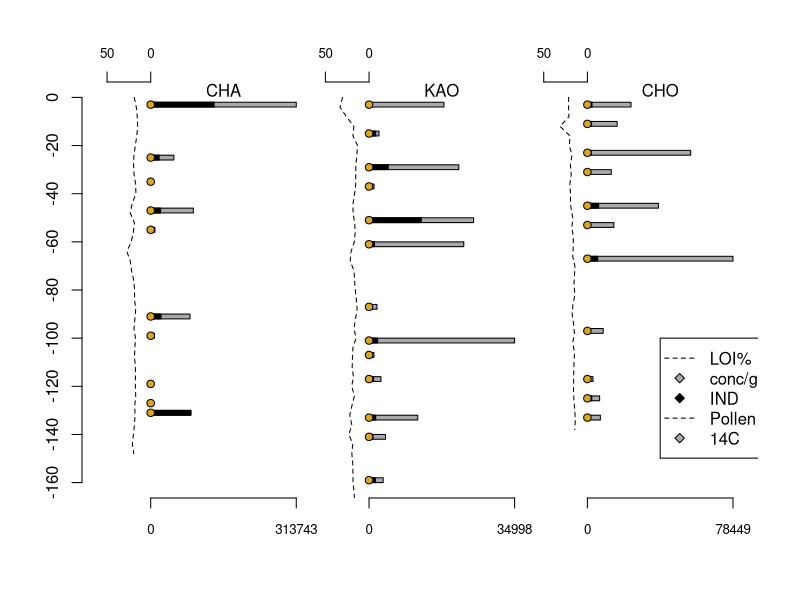

Recreate this plot in R.
###Basic plotting of Gamo Results for SAA Poster

#Necessary Functions

plottR=function(x,y,
                percent=TRUE,
                spacing=5,
                min_LYCO=0,
                min_PHYT=0,
                min_POL=0,
                scale_exclude=FALSE,
                stacked=FALSE,
                set_windows=FALSE,
                window_size=100,
                stem_labels=NA,
                exclude_columns=NA,
                exclude_size=25,
                #exclude=NA, #Let's lose the "exclude" command, include "independent" plotting?
                plot_boxes=TRUE,
                box_width=5,
                pl_colors=0,
                sample_lines=FALSE,
                by_depth=TRUE,
                plot_title=NA,
                point_limit=1,
                log_concentrations=FALSE,
                manual_range=FALSE,
                min_y=0,
                max_y=100,
                label_buffer=75,
                label_anchor=5,
                plot_zones=FALSE,
                clust=NA,
                n_groups=3,
                zone_labels=NA
                #aspct_ratio=
)
{ 
  if(class(stem_labels)=="character"){
    taxa=stem_labels
  } else {
    taxa=colnames(x)
  }
  
  
  if(percent==TRUE){ #Path for calculating percents rather than raw values ###CALCULATING PERCENTS IS STUPID
    
    #Scan for values to exclude
    LYCO_n=y$LYCO_n
    x=x[LYCO_n>min_LYCO,]
    
    if(by_depth==FALSE){
      all_sample_depths=y$cal_BP
      cut_sample_depths=all_sample_depths[LYCO_n<=min_LYCO]
      use_sample_depths=all_sample_depths[LYCO_n>min_LYCO]
    } else {
      all_sample_depths=y$depth
      cut_sample_depths=all_sample_depths[LYCO_n<=min_LYCO]
      use_sample_depths=all_sample_depths[LYCO_n>min_LYCO]
    }
    
    
    #Need maximum widths of each type
    #taxa=colnames(x) - testing something here
    x[is.na(x)] = 0
    x_max=apply(x,2,max)
    
    if(scale_exclude==TRUE){ #We're dropping in spaces for the appended data
      x_max[(length(x_max)-(length(exclude_columns)-1)):length(x_max)]=exclude_size
    }
    
    windows=ceiling(x_max) #Each morphotype gets a "window" set just above its max value.
    
    anchors=vector("numeric",length=length(windows))
    for(i in 1:length(anchors)){
      if(i==1){
        anchors[i]=0
      } else {
        anchors[i]=sum(windows[1:(i-1)])+(spacing*(i-1))
      }
    }
    
    plot_width=sum(windows)+(spacing*(length(windows)-1)) #Total width for the plot in percent.
    
    if(by_depth==TRUE){ #Fork here to plot by date
      y_var=y$depth[LYCO_n>min_LYCO]
    } else {
      y_var=y$cal_BP[LYCO_n>min_LYCO] #First crack at adding dates... 3.6.2024-CAK
    } #this is where you would add dates if applicable
    
    #Break here to add if statement to manage y axis plotting.
    if(manual_range==FALSE){
      plot(0,0,xlim=c(0-(plot_width*0.05),plot_width),ylim=c(max(y_var)*-1,label_buffer),pch=NA,ann=FALSE,axes=FALSE) 
      #Do we need divergent paths for plotting by date or depth?
    } else {
      plot(0,0,xlim=c(0-(plot_width*0.05),plot_width),ylim=c(max_y*-1,(min_y+label_buffer)),pch=NA,ann=FALSE,axes=FALSE)
    }
    ### Plotting uses manual manipulation of the upper part of the y axis to create space for labels. This needs to be managed as a %. 
    
    if(is.character(plot_title)==TRUE){
      title(main=plot_title)
    }
    
    #if(plot_zones==TRUE){ #adjusting anchors and taxa list for zone title
    #  anchors=c(0-(plot_width*0.049),anchors)
    #  taxa = c("zones",taxa)
    #}
    
    text(anchors,label_anchor,labels=taxa,srt=45,adj=c(0,0),cex=0.75)
    #This is where we break it for mannual_range
    if(manual_range==FALSE){
      axis(2,seq(max(y_var)*-1,0,5),las=1,labels=seq(max(y_var),0,-5),cex.axis=0.75)
    } else {
      axis(2,seq(max_y*-1,min_y*-1,max_y*0.05),las=1,labels=seq(max_y,min_y,max_y*-0.05),cex.axis=0.75)
    }
    
    
    for(i in 1:ncol(x)){ #Loop for plotting data by columns, note that everything that's submitted gets plotted, "exclude" only refers to % calculation
      top_pts=c(rep(anchors[i],2))
      btm_pts=c(0,max(y_var)*-1)
      #print(c(top_pts,btm_pts)) #Testing if this was working, if there's problems, try turning this on.
      #Forking here to manage drawing stems
      if(manual_range==TRUE){
        btm_pts=c(min_y,max_y)*-1
      }
      lines(top_pts,btm_pts)
      
      if(plot_boxes==TRUE){ #Splitting path here to focus on plotting boxes, can incorporate polygons later...
        if(scale_exclude==TRUE){
          if(i<ncol(x)-(length(exclude_columns)-1)){
            for(ii in 1:nrow(x)){
              if(x[ii,i]>point_limit){
                box_x=c(0,0,x[ii,i],x[ii,i])+anchors[i]
                box_y=c(y_var[ii],y_var[ii]+box_width,y_var[ii]+box_width,y_var[ii])*-1
                #polygon(box_x,box_y,col="black")
                polygon(box_x,box_y,col=pl_colors[i])
              } else {
                pch_val=21
                pch_val[x[ii,i]==0]=NA
                points(x[ii,i]+anchors[i],(y_var[ii]+(box_width*0.5))*-1,pch=pch_val,bg="black",cex=0.5)
              }
              
            }
          } else {
            box_mx=max(x[,i],na.rm=TRUE)
            box_pr=x[,i]/box_mx
            box_points=box_pr*exclude_size
            for(ii in 1:nrow(x)){
              box_x=c(0,0,box_points[ii],box_points[ii])+anchors[i]
              box_y=c(y_var[ii],y_var[ii]+box_width,y_var[ii]+box_width,y_var[ii])*-1
              #polygon(box_x,box_y,col="black")
              polygon(box_x,box_y,col=pl_colors[i])
            }
          }
        } else {
          for(ii in 1:nrow(x)){
            if(x[ii,i]>point_limit){
              box_x=c(0,0,x[ii,i],x[ii,i])+anchors[i]
              box_y=c(y_var[ii],y_var[ii]+box_width,y_var[ii]+box_width,y_var[ii])*-1
              #polygon(box_x,box_y,col="black")
              polygon(box_x,box_y,col=pl_colors[i])
            } else {
              pch_val=21
              pch_val[x[ii,i]==0]=NA
              points(x[ii,i]+anchors[i],(y_var[ii]+(box_width*0.5))*-1,pch=pch_val,bg="black",cex=0.5)
            }
            
          }
        }
        
        
        
      } else { #This is where we do polygons
        
        if(scale_exclude==TRUE){
          if(i<ncol(x)-(length(exclude_columns)-1)){
            
            x_points = c(x[,i],rep(0,length(x[,i])))+anchors[i]
            y_points = c(y_var,rev(y_var))*-1
            polygon(x_points,y_points, col=pl_colors[i])
            
            for(ii in 1:nrow(x)){
              if(x[ii,i]>point_limit){
                if(sample_lines==TRUE){
                  lines(c(0,x[ii,i])+anchors[i],c(y_var[ii],y_var[ii])*-1)
                }
                #box_x=c(0,0,x[ii,i],x[ii,i])+anchors[i]
                #box_y=c(y_var[ii],y_var[ii]+box_width,y_var[ii]+box_width,y_var[ii])*-1
                #polygon(box_x,box_y,col="black")
                #polygon(box_x,box_y,col=pl_colors[i])
              } else {
                pch_val=21
                pch_val[x[ii,i]==0]=NA
                points(x[ii,i]+anchors[i],(y_var[ii]+(box_width*0.5))*-1,pch=pch_val,bg="black",cex=0.5)
              }
              
            }
          } else {
            box_mx=max(x[,i],na.rm=TRUE)
            box_pr=x[,i]/box_mx
            box_points=box_pr*exclude_size
            
            x_points = c(box_points,rep(0,length(box_points)))+anchors[i]
            y_points = c(y_var,rev(y_var))*-1
            #x_points=c(box_points,rep(0,length(box_points)))
            #y_points=c(y_var,rev(y_var))
            
            polygon(x_points,y_points,col=pl_colors[i])
            
            for(ii in 1:nrow(x)){
              #box_x=c(0,0,box_points[ii],box_points[ii])+anchors[i]
              #box_y=c(y_var[ii],y_var[ii]+box_width,y_var[ii]+box_width,y_var[ii])*-1
              #polygon(box_x,box_y,col="black")
              #polygon(box_x,box_y,col=pl_colors[i])
            }
          }
        } else {
          
          x_points = c(x[,i],rep(0,length(x[,i])))+anchors[i]
          y_points = c(y_var,rev(y_var))*-1
          polygon(x_points,y_points, col=pl_colors[i])
          
          for(ii in 1:nrow(x)){
            if(x[ii,i]>point_limit){
              if(sample_lines==TRUE){
                lines(c(0,x[ii,i])+anchors[i],c(y_var[ii],y_var[ii])*-1)
              }
              #box_x=c(0,0,x[ii,i],x[ii,i])+anchors[i]
              #box_y=c(y_var[ii],y_var[ii]+box_width,y_var[ii]+box_width,y_var[ii])*-1
              #polygon(box_x,box_y,col="black")
              #polygon(box_x,box_y,col=pl_colors[i])
            } else {
              pch_val=21
              pch_val[x[ii,i]==0]=NA
              points(x[ii,i]+anchors[i],(y_var[ii]+(box_width*0.5))*-1,pch=pch_val,bg="black",cex=0.5)
            }
            
          }
        }
        
        
        
      }
      
      if(i<ncol(x)-(length(exclude_columns)-1)){
        axis(1,at=c(anchors[i],anchors[i]+windows[i]),labels=c(NA,windows[i]),cex.axis=0.75)
      } else {
        axis(1,at=c(anchors[i],anchors[i]+windows[i]),labels=c(NA,ceiling(max(x[,i],na.rm=TRUE))),cex.axis=0.75)
      }
      
      #HOLD POINT FOR ZONES
      
    } #Closing column plotting loop.
    
    if(plot_zones==TRUE){ ###Adding zones to plots, supply a chclust object and n groups.
      clusters = cutree(clust, k = n_groups)
      text_anchors=vector("numeric",length = length(n_groups))
      text(0-(plot_width*0.04),label_anchor,labels="zones",srt=45,adj=c(0,0),cex=0.75) #adding zone label
      if(class(zone_labels)=="character"){
        
      } 
      else {
        zone_labels=as.character(c(1:n_groups))
      }
      for(j in 2:n_groups){ #Now we find lines between the major groups. Can append this to the cluster building.
        xj = max(y_var[clusters == j-1])*-1
        yj = min(y_var[clusters == j])*-1
        b = (xj + (yj - xj)/2)
        lines(c(0-(plot_width*0.05),plot_width), c(b, b), lty = 3)
        text_anchors[j]=b
      }
      for(k in 1:n_groups){
        if(k!=n_groups){
          text(0-(plot_width*0.03),text_anchors[k+1]+((text_anchors[k]-text_anchors[k+1])/2),zone_labels[k],cex=0.6,adj=c(1,0))
        } else {
          text(0-(plot_width*0.03),text_anchors[k]-((text_anchors[k]+max_y)/2),zone_labels[k],cex=0.6,adj=c(1,0))
        }
        
      }
    } else {}
    
    points(-rep(spacing,length(use_sample_depths)),(use_sample_depths*-1)-(box_width*0.5),pch=21,cex=0.5)
    points(-rep(spacing,length(cut_sample_depths)),(cut_sample_depths*-1)-(box_width*0.5),pch=4,cex=0.5)
    
  } else { #Closing percent calculation path, this is where raw value plots would begin.
    
    #if(stacked==TRUE & summarize_taxa==TRUE){ #Building out loop to handle summarizing results by taxa groups.
    
    #We need summarized results for select samples (thresholds for sample size and lycopodium?), then we plot as points or boxes?
    
    #} #Closing out summarizing by group plots.
    
    if(stacked==TRUE & set_windows==TRUE){ #Opening section for plotting stacked results with even windows.
      
      if(log_concentrations==TRUE){
        conc_finder=grep("conc",colnames(x))
        for(i in 1:length(conc_finder)){
          x[,conc_finder[i]]=log(x[,conc_finder[i]])
        }
      }
      
      LYCO_n=y$LYCO_n
      
      all_sample_depths=y$depth
      cut_sample_depths=all_sample_depths[LYCO_n<=min_LYCO]
      use_sample_depths=all_sample_depths[LYCO_n>min_LYCO]
      
      x=x[LYCO_n>min_LYCO,]
      y=y[LYCO_n>min_LYCO,]
      #taxa=colnames(x)
      x_max=apply(x,2,max)
      
      if(scale_exclude==TRUE){ #We're dropping in spaces for the appended data
        x_max[(length(x_max)-(length(exclude_columns)-1)):length(x_max)]=exclude_size
      }
      
      windows=rep(window_size,ncol(x)/2) #Each morphotype gets a "window" set just above its max value.
      
      anchors=vector("numeric",length=length(windows))
      for(i in 1:length(anchors)){
        if(i==1){
          anchors[i]=0
        } else {
          anchors[i]=sum(windows[1:(i-1)])+(spacing*(i-1))
        }
      }
      
      plot_width=sum(windows)+(spacing*(length(windows)-1)) #Total width for the plot in percent.
      
      if(by_depth==TRUE){ #Fork here to plot by date
        y_var=y$depth
      } else {} #this is where you would add dates if applicable
      
      
      #Break here to add if statement to manage y axis plotting.
      if(manual_range==FALSE){
        plot(0,0,xlim=c(0-(plot_width*0.05),plot_width),ylim=c(max(y_var)*-1,label_buffer),pch=NA,ann=FALSE,axes=FALSE) 
        #Do we need divergent paths for plotting by date or depth?
      } else {
        plot(0,0,xlim=c(0-(plot_width*0.05),plot_width),ylim=c(max_y*-1,(min_y+label_buffer)),pch=NA,ann=FALSE,axes=FALSE)
      }
      ### Plotting uses manual manipulation of the upper part of the y axis to create space for labels. This needs to be managed as a %. 
      
      if(is.character(plot_title)==TRUE){
        title(main=plot_title)
      }
      
      #Can we draw boxes straight out?
      
      evens=seq(2,ncol(x),2)
      odds=seq(1,ncol(x),2)
      
      plot_placement=vector("character",length=ncol(x))
      
      plot_placement[evens]="front"
      plot_placement[odds]="back"
      
      #taxa=stem_labels
      
      anchors=rep(anchors,2)
      anchors=anchors[order(anchors)]
      
      text(anchors[evens]+(window_size*0.3),5,labels=taxa[evens],adj=c(0,0),cex=0.75) ###This is broken in stacked logic - FIX
      text(anchors[odds]+(window_size*0.3),15,labels=taxa[odds],adj=c(0,0),cex=0.75)
      #Break here with manual_range
      if(manual_range==FALSE){
        axis(2,seq(max(y_var)*-1,0,5),las=1,labels=seq(max(y_var),0,-5),cex.axis=0.75)
      } else {
        axis(2,seq(max_y*-1,min_y*-1,5),las=1,labels=seq(max_y,min_y,-5),cex.axis=0.75)
      }
      
      
      for(i in 1:ncol(x)){
        #print(c(top_pts,btm_pts)) #Testing if this was working, if there's problems, try turning this on.
        if(plot_boxes==TRUE){ #Splitting path here to focus on plotting boxes, can incorporate polygons later..
          if(plot_placement[i]=="front"){
            box_mx=max(x[,i-1],na.rm=TRUE)
            box_pr=x[,i]/box_mx
            box_points=box_pr*window_size
            for(ii in 1:nrow(x)){
              
              if(x[ii,i]>point_limit){
                
                box_x=c(0,0,box_points[ii],box_points[ii])+anchors[i]
                box_y=c(y_var[ii],y_var[ii]+box_width,y_var[ii]+box_width,y_var[ii])*-1
                polygon(box_x,box_y,col="gray")
                
              } else {
                pch_val=21
                pch_val[x[ii,i]==0]=NA
                points(x[ii,i]+anchors[i],(y_var[ii]+(box_width*0.5))*-1,pch=pch_val,bg="gray",cex=0.5)
                #points(x[ii,i]+anchors[i],(y_var[ii]+(box_width*0.5))*-1,pch=21,bg="gray",cex=0.5)
              }
              
            }
            
          } else { #"BACK" set of plots.
            box_mx=max(x[,i],na.rm=TRUE)
            box_pr=x[,i]/box_mx
            box_points=box_pr*window_size
            for(ii in 1:nrow(x)){
              
              if(x[ii,i]>point_limit){
                
                box_x=c(0,0,box_points[ii],box_points[ii])+anchors[i]
                box_y=c(y_var[ii],y_var[ii]+box_width,y_var[ii]+box_width,y_var[ii])*-1
                polygon(box_x,box_y,col="black")
                
              } else {
                pch_val=21
                pch_val[x[ii,i]==0]=NA
                points(x[ii,i]+anchors[i],(y_var[ii]+(box_width*0.5))*-1,pch=pch_val,bg="black",cex=0.5)
                #points(x[ii,i]+anchors[i],(y_var[ii]+(box_width*0.5))*-1,pch=21,bg="black",cex=0.5)
              }
              
            }
            
            labelbox_x=c(0,0,25,25)+anchors[i]
            labelbox_y1=c(5,5+box_width,5+box_width,5)
            labelbox_y2=c(15,15+box_width,15+box_width,15)
            
            polygon(labelbox_x,labelbox_y1,col="gray")
            polygon(labelbox_x,labelbox_y2,col="black")
            
            top_pts=c(rep(anchors[i],2))
            btm_pts=c(0,max(y_var)*-1)
            #Forking here to manage drawing stems
            if(manual_range==TRUE){
              btm_pts=c(min_y,max_y)*-1
            }
            lines(top_pts,btm_pts)
            axis(1,at=c(anchors[i],anchors[i]+window_size),labels=c(NA,ceiling(max(x[,i],na.rm=TRUE))),cex.axis=0.75)
            
          }
          
          #if(i<ncol(x)-(length(exclude_columns)-1)){
          #  axis(1,at=c(anchors[i],anchors[i]+windows[i]),labels=c(0,windows[i]),cex.axis=0.5)
          #} else {
          #  axis(1,at=c(anchors[i],anchors[i]+windows[i]),labels=c(0,ceiling(max(x[,i],na.rm=TRUE))),cex.axis=0.5)
          #}
          
        } else {} #This is where we would do polygons #Closing if/else for box plotting
        
      } #Closing Column loop
      
      points(-rep(spacing,length(use_sample_depths)),(use_sample_depths*-1)-(box_width*0.5),pch=21,cex=0.5)
      points(-rep(spacing,length(cut_sample_depths)),(cut_sample_depths*-1)-(box_width*0.5),pch=4,cex=0.5)
      
    } else {} #Closing loop for Stacked and Set Window == TRUE/FALSE
    
  } #Closing else loop for percent==TRUE
  
} #Closing out function

#Data Read

GAMO_all <- read.csv("GAMO_all.csv", header = TRUE) #Revised files

GAMO_LOI <- read.csv("GAMO_LOI.csv", header = TRUE)

#Parse LOI results with names

LOI_cores = as.list(unique(GAMO_LOI$Core.ID))

LOI_cores = LOI_cores[order(unique(GAMO_LOI$Core.ID))]

#Isolate core details

GAMO_details = as.data.frame(t(GAMO_all[GAMO_all$CODE == "00_CORE", 6:ncol(GAMO_all)]))

#Add new headers

colnames(GAMO_details) = GAMO_all[1:6,3]


#Isolate counts

GAMO_counts = as.data.frame(t(GAMO_all[GAMO_all$CODE != "00_CORE" & GAMO_all$CODE != "01_PTERID", 6:ncol(GAMO_all)]))

#Add new headers

colnames(GAMO_counts) = GAMO_all[GAMO_all$CODE != "00_CORE" & GAMO_all$CODE != "01_PTERID", 3]

#Get rows for different cores

cores = list("CHA", "KAO", "CHO")

core_finder = lapply(cores, function(x){
  grep(x, row.names(GAMO_counts))
})

names(core_finder) = cores

#Sums and Concentrations

GAMO_sums = lapply(cores, function(x){
  apply(GAMO_counts[core_finder[[x]],],1,sum)
})

names(GAMO_sums) = cores

GAMO_conc = lapply(cores, function(x){
  (GAMO_sums[[x]]/GAMO_details$LYCO_n[core_finder[[x]]])*((GAMO_details$LYCO_mean[core_finder[[x]]]*2)/(GAMO_details$weight_g[core_finder[[x]]]))
})

names(GAMO_conc) = cores

conc_limit = lapply(cores, function(x){
  ceiling(max(GAMO_conc[[x]]))
})

names(conc_limit) = cores

#Simple plots

spacer = 50

plot(0, 0, axes = FALSE, ann = FALSE, pch = NA, xlim = c(-30,400), ylim = c(-160,0))

axis(2, seq(0,-160,-20))

for(i in 1:length(cores)){
  lines(-1*(GAMO_LOI$l.o.i...TOM.[GAMO_LOI$Core.ID == LOI_cores[[i]]])+((i-1)*(100+spacer)), -1*GAMO_LOI$sample.depth_from[GAMO_LOI$Core.ID == LOI_cores[[i]]], lty = 2)
  axis(3,at = c(-30,0)+((i-1)*(100+spacer)), labels = c(50,0), cex.axis = 0.8)
}

for(i in 1:length(cores)){
  for(j in 1:length(core_finder[[i]])){
    polygon(c(rep(100*(GAMO_conc[[i]][j]/conc_limit[[i]])+((i-1)*(100+spacer)),2),rep(0+((i-1)*(100+spacer)),2)),
            -1*c(GAMO_details$depth[core_finder[[i]]][j]+2,GAMO_details$depth[core_finder[[i]]][j],GAMO_details$depth[core_finder[[i]]][j],GAMO_details$depth[core_finder[[i]]][j]+2),
            col = "darkgrey")
    
  }
  
  for(j in 1:length(core_finder[[i]])){
    polygon(c(rep(((100*(GAMO_conc[[i]][j]/conc_limit[[i]]))*(GAMO_details$IND[core_finder[[i]][j]]/GAMO_sums[[i]][j]))+((i-1)*(100+spacer)),2),rep(0+((i-1)*(100+spacer)),2)),
            -1*c(GAMO_details$depth[core_finder[[i]]][j]+2,GAMO_details$depth[core_finder[[i]]][j],GAMO_details$depth[core_finder[[i]]][j],GAMO_details$depth[core_finder[[i]]][j]+2),
            col = "black")
  }
  axis(1, at = c(0,100)+((i-1)*(100+spacer)), labels = c(0, conc_limit[[i]]), cex.axis = 0.8)
}

for(i in 1:length(cores)){
  points(rep(0+((i-1)*(100+spacer)), length(core_finder[[i]])), -1*(GAMO_details$depth[core_finder[[i]]]+1), pch = 21, bg = "goldenrod")
  text(50+((i-1)*(100+spacer)), 3, paste(cores[[i]]))
}

legend(350, -100, c("LOI%", "conc/g", "IND", "Pollen", "14C"), lty = c(2, NA, NA), pch = c(NA, 23, 23), pt.bg = c(NA, "darkgrey", "black"))
